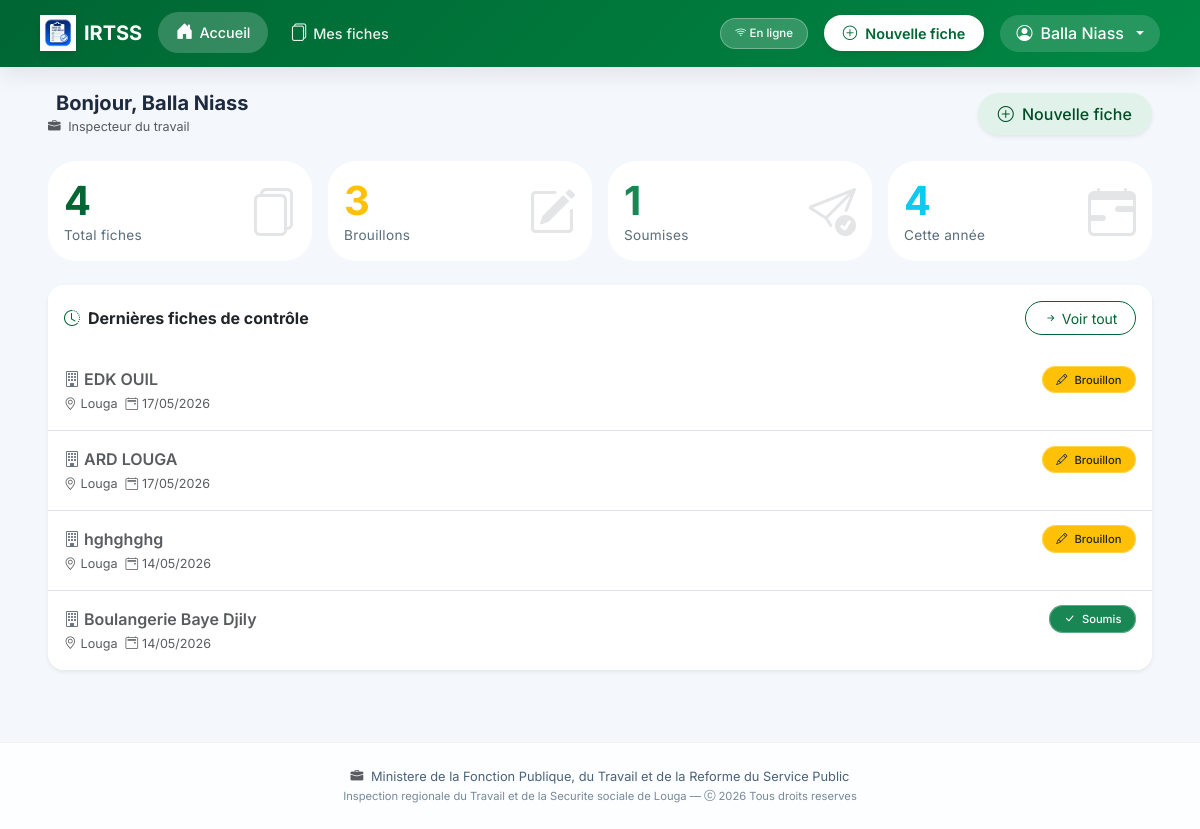
The page / (signed in) on the database as committed earlier.
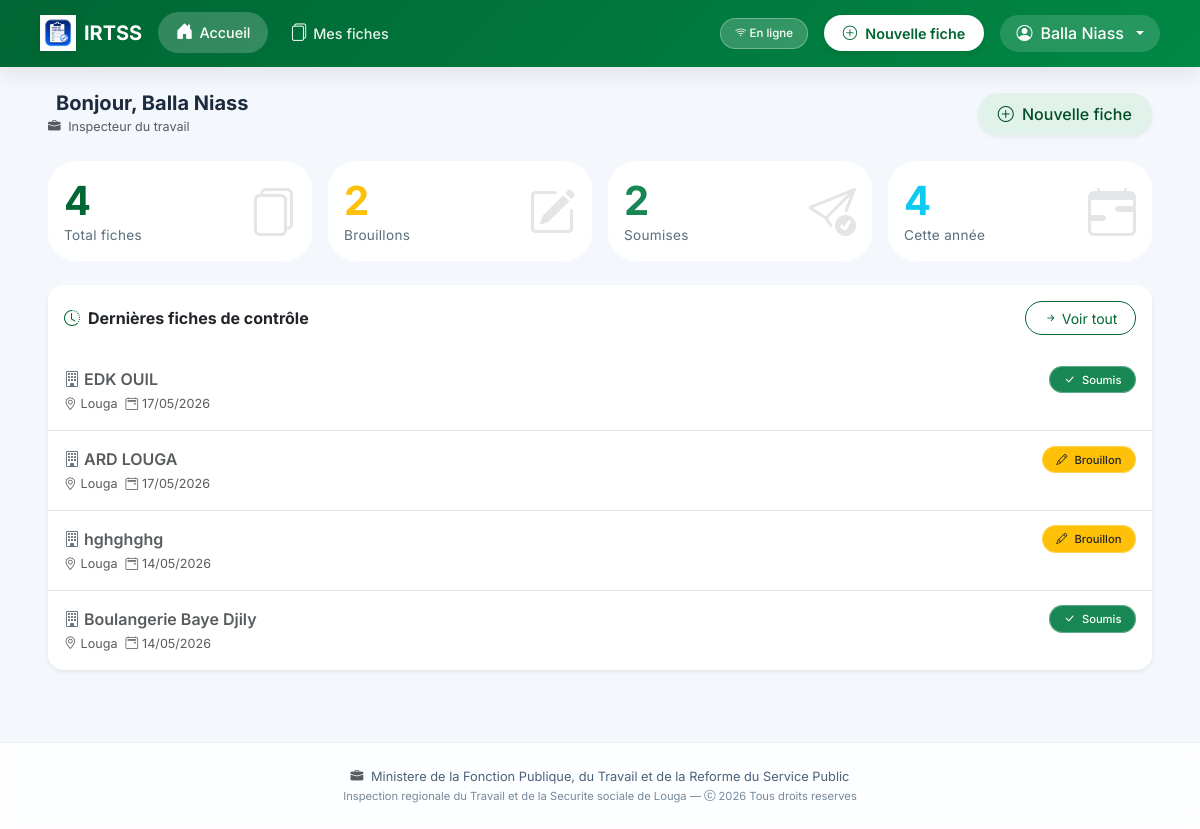
The same page on the database as committed later.
### inspection/models.py (models this page shows, shortened)
class FicheControle(models.Model):
    STATUT_CHOICES = [
        ('brouillon', 'Brouillon'),
        ('soumis', 'Soumis'),
    ]
    inspecteur = models.ForeignKey(User, on_delete=models.CASCADE, related_name='fiches')
    entreprise = models.CharField(max_length=255, verbose_name="Entreprise ou Établissement")
    date_controle = models.DateField(verbose_name="Date du contrôle")
    lieu = models.CharField(max_length=100, default="Louga", verbose_name="Lieu")
    statut = models.CharField(max_length=20, choices=STATUT_CHOICES, default='brouillon')
    local_id = models.CharField(max_length=100, blank=True, null=True)
    adresse = models.TextField(blank=True)
    telephone = models.CharField(max_length=50, blank=True)
    email_entreprise = models.EmailField(blank=True)
    date_ouverture = models.DateField(null=True, blank=True)
    forme_juridique = models.CharField(max_length=100, blank=True)
    activite_principale = models.CharField(max_length=200, blank=True)
    chef_nom = models.CharField(max_length=200, blank=True, verbose_name="Chef d'établissement - Prénom et Nom")
    chef_cellulaire = models.CharField(max_length=50, blank=True)
    chef_email = models.EmailField(blank=True)
    representant_nom = models.CharField(max_length=200, blank=True, verbose_name="Représentant travailleurs - Prénom et Nom")
    representant_qualite = models.CharField(max_length=100, blank=True)
    representant_cellulaire = models.CharField(max_length=50, blank=True)
    representant_email = models.EmailField(blank=True)
    doe = models.CharField(max_length=3, blank=True, verbose_name="Déclaration d'Ouverture d'Établissement (DOE)")
    registre_paie = models.CharField(max_length=3, blank=True)
    cadres_hommes = models.PositiveIntegerField(null=True, blank=True, default=0)
    cadres_femmes = models.PositiveIntegerField(null=True, blank=True, default=0)
    ouvriers_hommes = models.PositiveIntegerField(null=True, blank=True, default=0)
    ouvriers_femmes = models.PositiveIntegerField(null=True, blank=True, default=0)
    cdi = models.PositiveIntegerField(null=True, blank=True, default=0, verbose_name="CDI")
    cdd = models.PositiveIntegerField(null=True, blank=True, default=0, verbose_name="CDD")
    cs = models.PositiveIntegerField(null=True, blank=True, default=0, verbose_name="CS")
    c_app = models.PositiveIntegerField(null=True, blank=True, default=0, verbose_name="C APP")
    autres_contrats = models.PositiveIntegerField(null=True, blank=True, default=0, verbose_name="Autres")
    remuneration_au_temps_1 = models.BooleanField(default=False)
    remuneration_au_temps_2 = models.BooleanField(default=False)
    remuneration_a_la_piece_1 = models.BooleanField(default=False)
    remuneration_a_la_piece_2 = models.BooleanField(default=False)
    remuneration_les_deux_1 = models.BooleanField(default=False)
    remuneration_les_deux_2 = models.BooleanField(default=False)
    salaires_conformes_1 = models.CharField(max_length=3, blank=True)
    salaires_conformes_2 = models.CharField(max_length=3, blank=True)
    bulletins_paie_1 = models.CharField(max_length=3, blank=True)
    bulletins_paie_2 = models.CharField(max_length=3, blank=True)
    heures_sup_1 = models.CharField(max_length=3, blank=True)
    heures_sup_2 = models.CharField(max_length=3, blank=True)
    prime_anciennete_1 = models.CharField(max_length=3, blank=True)
    prime_anciennete_2 = models.CharField(max_length=3, blank=True)
    jours_feries_1 = models.CharField(max_length=3, blank=True)
    jours_feries_2 = models.CharField(max_length=3, blank=True)
    indemnites_transport_1 = models.CharField(max_length=3, blank=True)
    indemnites_transport_2 = models.CharField(max_length=3, blank=True)
    horaires_affiches_1 = models.CharField(max_length=3, blank=True)
    horaires_affiches_2 = models.CharField(max_length=3, blank=True)
    amenagement_8h_5j_1 = models.CharField(max_length=3, blank=True)
    amenagement_8h_5j_2 = models.CharField(max_length=3, blank=True)
    amenagement_6h40_6j_1 = models.CharField(max_length=3, blank=True)
    amenagement_6h40_6j_2 = models.CharField(max_length=3, blank=True)
    pause_quotidienne_1 = models.CharField(max_length=3, blank=True)
    pause_quotidienne_2 = models.CharField(max_length=3, blank=True)
    repos_hebdomadaire_1 = models.CharField(max_length=3, blank=True)
    repos_hebdomadaire_2 = models.CharField(max_length=3, blank=True)
    declaration_css_1 = models.CharField(max_length=3, blank=True)
    declaration_css_2 = models.CharField(max_length=3, blank=True)
    adhesion_css_1 = models.CharField(max_length=3, blank=True)
    adhesion_css_2 = models.CharField(max_length=3, blank=True)
    adhesion_ipres_1 = models.CharField(max_length=3, blank=True)
    adhesion_ipres_2 = models.CharField(max_length=3, blank=True)
    adhesion_ipm_1 = models.CharField(max_length=3, blank=True)
    adhesion_ipm_2 = models.CharField(max_length=3, blank=True)
    cotisations_css_1 = models.CharField(max_length=3, blank=True)
    cotisations_css_2 = models.CharField(max_length=3, blank=True)
    cotisations_ipres_1 = models.CharField(max_length=3, blank=True)
    cotisations_ipres_2 = models.CharField(max_length=3, blank=True)
    cotisations_ipm_1 = models.CharField(max_length=3, blank=True)
    cotisations_ipm_2 = models.CharField(max_length=3, blank=True)
    delegues_personnel_1 = models.CharField(max_length=3, blank=True)
    delegues_personnel_2 = models.CharField(max_length=3, blank=True)
    reglement_interieur_1 = models.CharField(max_length=3, blank=True)
    reglement_interieur_2 = models.CharField(max_length=3, blank=True)
    comite_hst_1 = models.CharField(max_length=3, blank=True)
    comite_hst_2 = models.CharField(max_length=3, blank=True)
    visite_medicale_1 = models.CharField(max_length=3, blank=True)
    visite_medicale_2 = models.CharField(max_length=3, blank=True)
    extincteurs_1 = models.CharField(max_length=3, blank=True)
    extincteurs_2 = models.CharField(max_length=3, blank=True)
    epi_disponible_1 = models.CharField(max_length=3, blank=True)
    epi_disponible_2 = models.CharField(max_length=3, blank=True)
    epi_effectif_1 = models.CharField(max_length=3, blank=True)
    epi_effectif_2 = models.CharField(max_length=3, blank=True)
    toilettes_1 = models.CharField(max_length=3, blank=True)
    toilettes_2 = models.CharField(max_length=3, blank=True)
    conges_1 = models.CharField(max_length=3, blank=True)
    conges_2 = models.CharField(max_length=3, blank=True)
    dasmo_bs_1 = models.CharField(max_length=3, blank=True)
    dasmo_bs_2 = models.CharField(max_length=3, blank=True)
    observations_divers = models.TextField(blank=True)
    observations_generales = models.TextField(blank=True)
    suite_observations_orales = models.BooleanField(default=False)
    suite_observations_ecrites = models.BooleanField(default=False)
    suite_mise_en_demeure = models.BooleanField(default=False)
    suite_pv_infraction = models.BooleanField(default=False)
    suite_refere = models.BooleanField(default=False)
    delai_reception = models.BooleanField(default=False)
    delai_un_mois = models.BooleanField(default=False)
    delai_autres = models.BooleanField(default=False)
    delai_autres_precision = models.CharField(max_length=200, blank=True)
    signature_equipe = models.CharField(max_length=200, blank=True)
    signature_gerant = models.CharField(max_length=200, blank=True)
    created_at = models.DateTimeField(auto_now_add=True)
    updated_at = models.DateTimeField(auto_now=True)
    class Meta:
        ordering = ['-created_at']
        verbose_name = "Fiche de contrôle"
        verbose_name_plural = "Fiches de contrôle"

### inspection/views.py (the view)
# urls.py: path('', views.tableau_de_bord, name='tableau_de_bord'),
@login_required
def tableau_de_bord(request):
    user = request.user
    fiches = FicheControle.objects.all() if user.is_staff else FicheControle.objects.filter(inspecteur=user)
    total       = fiches.count()
    brouillons  = fiches.filter(statut='brouillon').count()
    soumises    = fiches.filter(statut='soumis').count()
    cette_annee = fiches.filter(created_at__year=timezone.now().year).count()
    recentes    = fiches[:10]
    return render(request, 'inspection/tableau_de_bord.html', {
        'total': total, 'brouillons': brouillons,
        'soumises': soumises, 'cette_annee': cette_annee, 'recentes': recentes,
    })

### templates/inspection/tableau_de_bord.html (shortened to what this page needs)
{% extends 'inspection/base.html' %}
{% load static %}
{% block content %}
<div class="container-fluid px-3 px-lg-4">
  <div class="d-flex flex-wrap align-items-center justify-content-between mb-4 gap-2">
    <div>
      <h5 class="fw-bold mb-0 d-flex align-items-center gap-2">
        Bonjour, {{ user.first_name }} {{ user.last_name }}
      </h5>
      <small class="text-muted">
        <i class="bi bi-briefcase-fill me-1"></i>
        {% if user.is_staff %}Administrateur IRTSS{% else %}Inspecteur du travail{% endif %}
      </small>
    </div>
    <a href="{% url 'nouvelle_fiche' %}" class="btn btn-senegal-soft shadow-sm">
      <i class="bi bi-plus-circle me-1"></i> Nouvelle fiche
    </a>
  </div>
  <div class="row g-3 mb-4">
    <div class="col-6 col-md-3">
      <div class="stat-card p-3">
        <div class="stat-value text-senegal">{{ total|default:"0" }}</div>
        <div class="stat-label">Total fiches</div>
        <i class="bi bi-files stat-icon"></i>
      </div>
    </div>
    <div class="col-6 col-md-3">
      <div class="stat-card p-3">
        <div class="stat-value text-warning">{{ brouillons|default:"0" }}</div>
        <div class="stat-label">Brouillons</div>
        <i class="bi bi-pencil-square stat-icon"></i>
      </div>
    </div>
    <div class="col-6 col-md-3">
      <div class="stat-card p-3">
        <div class="stat-value text-success">{{ soumises|default:"0" }}</div>
        <div class="stat-label">Soumises</div>
        <i class="bi bi-send-check stat-icon"></i>
      </div>
    </div>
    <div class="col-6 col-md-3">
      <div class="stat-card p-3">
        <div class="stat-value text-info">{{ cette_annee|default:"0" }}</div>
        <div class="stat-label">Cette année</div>
        <i class="bi bi-calendar-range stat-icon"></i>
      </div>
    </div>
  </div>
  <div class="card border-0 shadow-sm rounded-4 overflow-hidden">
    <div class="card-header bg-white py-3 d-flex flex-wrap justify-content-between align-items-center border-0">
      <h6 class="mb-0 fw-bold">
        <i class="bi bi-clock-history me-2 text-senegal"></i>Dernières fiches de contrôle
      </h6>
      <a href="{% url 'liste_fiches' %}" class="btn btn-outline-senegal btn-sm">
        <i class="bi bi-arrow-right-short"></i> Voir tout
      </a>
    </div>
    <div class="card-body p-0">
      {% if recentes %}
      <div class="list-group list-group-flush">
        {% for fiche in recentes %}
        <a href="{% url 'detail_fiche' fiche.pk %}" class="list-group-item list-group-item-action fiche-item px-3 py-3">
          <div class="d-flex flex-wrap justify-content-between align-items-start gap-2">
            <div class="flex-grow-1">
              <div class="fw-semibold fs-6">
                <i class="bi bi-building me-1 text-secondary"></i>{{ fiche.entreprise }}
              </div>
              <div class="small text-muted mt-1 d-flex flex-wrap gap-2">
                <span><i class="bi bi-geo-alt me-1"></i>{{ fiche.lieu|default:"Lieu non renseigné" }}</span>
                <span><i class="bi bi-calendar2-event me-1"></i>{{ fiche.date_controle|date:"d/m/Y" }}</span>
              </div>
            </div>
            <div>
              <span class="badge-statut {% if fiche.statut == 'soumis' %}bg-success text-white{% else %}bg-warning text-dark{% endif %}">
                <i class="bi {% if fiche.statut == 'soumis' %}bi-check-lg{% else %}bi-pencil{% endif %} me-1"></i>
                {{ fiche.get_statut_display }}
              </span>
            </div>
          </div>
        </a>
        {% endfor %}
      </div>
      {% endif %}
    </div>
  </div>
</div>
{% endblock %}

Rows that differ between the two databases and show on the page:
changed FicheControle "EDK OUIL": statut "Brouillon" → "Soumis"
Other text that changed with them:
{{ brouillons|default:"0" }}: "3" → "2"
{{ soumises|default:"0" }}: "1" → "2"
